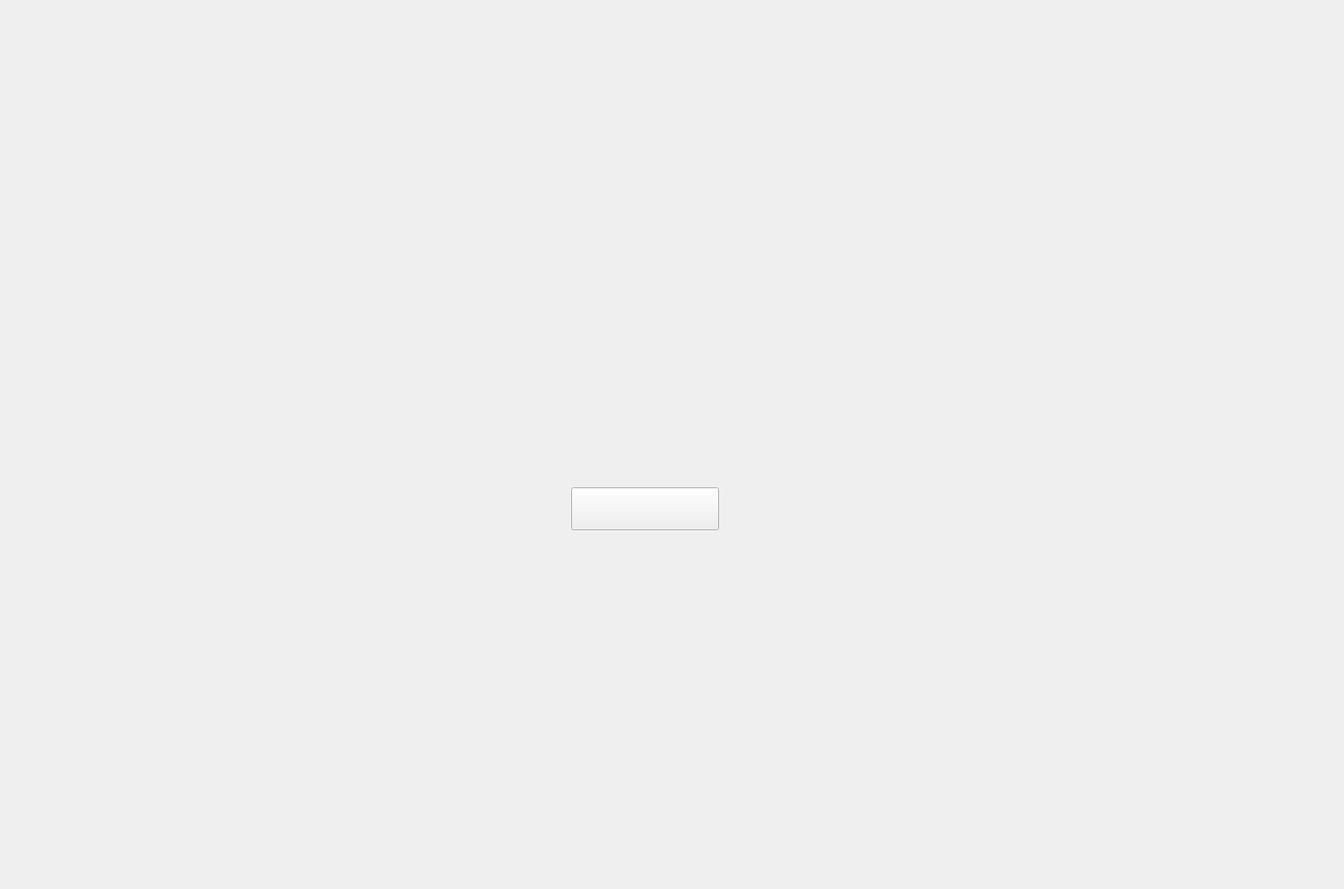
<?xml version="1.0" encoding="UTF-8"?>
<ui version="4.0">
 <class>Widget</class>
 <widget class="QWidget" name="Widget">
  <property name="geometry">
   <rect>
    <x>0</x>
    <y>0</y>
    <width>1600</width>
    <height>1058</height>
   </rect>
  </property>
  <property name="windowTitle">
   <string>Form</string>
  </property>
  <property name="autoFillBackground">
   <bool>true</bool>
  </property>
  <widget class="QPushButton" name="startGameButton">
   <property name="geometry">
    <rect>
     <x>680</x>
     <y>580</y>
     <width>176</width>
     <height>51</height>
    </rect>
   </property>
   <property name="text">
    <string/>
   </property>
   <property name="icon">
    <iconset>
     <normaloff>resources/button.png</normaloff>resources/button.png</iconset>
   </property>
   <property name="iconSize">
    <size>
     <width>225</width>
     <height>53</height>
    </size>
   </property>
   <property name="checkable">
    <bool>false</bool>
   </property>
   <property name="autoDefault">
    <bool>false</bool>
   </property>
   <property name="default">
    <bool>false</bool>
   </property>
   <property name="flat">
    <bool>false</bool>
   </property>
  </widget>
  <widget class="QPushButton" name="startGameButton_2">
   <property name="geometry">
    <rect>
     <x>680</x>
     <y>650</y>
     <width>176</width>
     <height>51</height>
    </rect>
   </property>
   <property name="text">
    <string/>
   </property>
   <property name="icon">
    <iconset>
     <normaloff>resources/button.png</normaloff>resources/button.png</iconset>
   </property>
   <property name="iconSize">
    <size>
     <width>225</width>
     <height>53</height>
    </size>
   </property>
   <property name="flat">
    <bool>true</bool>
   </property>
  </widget>
 </widget>
 <resources/>
 <connections/>
</ui>
